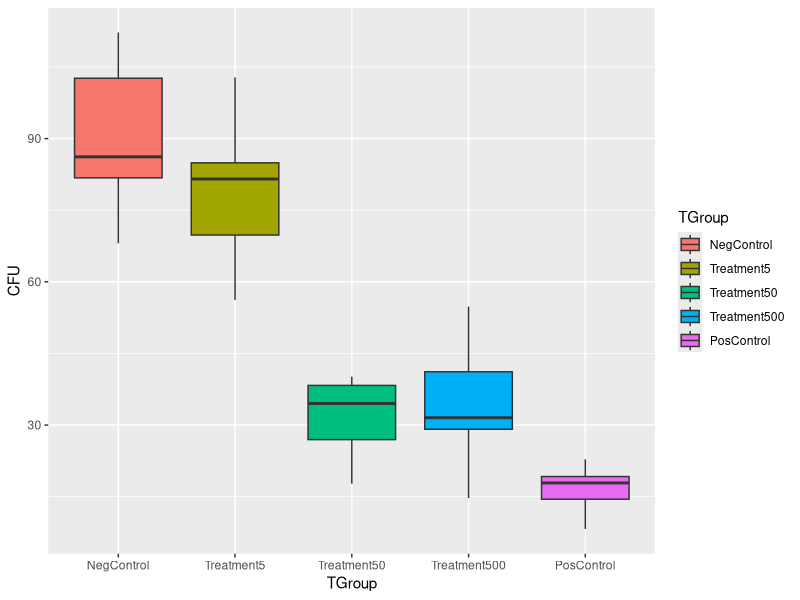

Source code (R):
## ---- chunk 1
knitr::opts_chunk$set(echo = TRUE)
## ---- chunk 2
# Creating a fake data
nGroup <- 5
nName <- c("NegControl", "Treatment5", "Treatment50", "Treatment500", "PosControl")
nSize <- c(10,10,10,10,10)
nMean <- c(90,85,30,25,20)
nSD <- c(15,10,10,12,5)
ID <- seq(from=1, to=sum(nSize), by=1)
## ---- chunk 3
CFU <- c(rnorm(n=nSize[1], mean = nMean[1], sd = nSD[1]),
            rnorm(n=nSize[2], mean = nMean[2], sd = nSD[2]),
            rnorm(n=nSize[3], mean = nMean[3], sd = nSD[3]),
            rnorm(n=nSize[4], mean = nMean[4], sd = nSD[4]),
            rnorm(n=nSize[5], mean = nMean[5], sd = nSD[5]))

TGroup <- rep(nName,nSize) # repeates nName by nSize times
table(TGroup)
TGroup <- factor(TGroup, levels=c("NegControl", "Treatment5", "Treatment50", "Treatment500", "PosControl"))
AnoData <- data.frame(ID, TGroup, CFU)
## ---- chunk 4
AnoModel <- aov(CFU~TGroup, data = AnoData)
summary(AnoModel)
## ---- chunk 5
library(tidyverse)

AnoPlot <- ggplot(data = AnoData, 
                  aes(x=TGroup, y=CFU,
                      fill=TGroup)) +
  geom_boxplot()
print(AnoPlot)
# when I made the plot, the variables in the x axis were kept in alphabetical order. In order to reorder them, I did factor(Tgroup, levels) as suggested by Lauren. 

Tukey <- TukeyHSD(AnoModel, conf.level = 0.95)
print(Tukey)
# Tukey test showed that Treatment50, Treatment500 and PosControl samples were all significantly different than NegControl and Treatment5 samples. 
